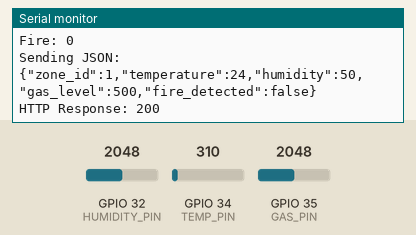
This sketch was run on a simulated ESP32. Parts: the last lines printed to the serial monitor. The test bench sets the inputs (shaded band); at power-on: GPIO 35 (GAS_PIN) = 2048, GPIO 34 (TEMP_PIN) = 310, GPIO 32 (HUMIDITY_PIN) = 2048. WiFi joins after 1.5 s; servers stay silent unless stated; uploads are accepted with an empty reply.

Above: at 2.7 s.
2.8 s: GPIO 35 (GAS_PIN) set to 3603
At 3.88 s:
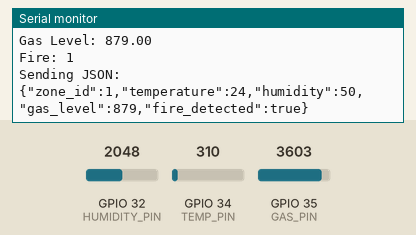
7.4 s: GPIO 34 (TEMP_PIN) set to 372
At 9.1 s:
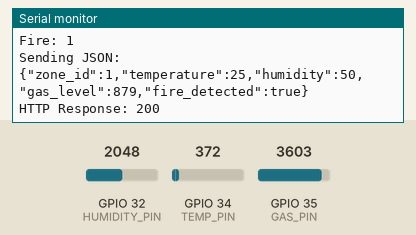
10.3 s: GPIO 32 (HUMIDITY_PIN) set to 2866
At 11.2 s:
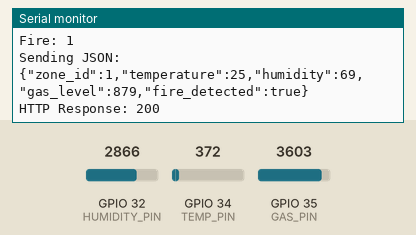
13.2 s: GPIO 34 (TEMP_PIN) set to 434
At 15.5 s:
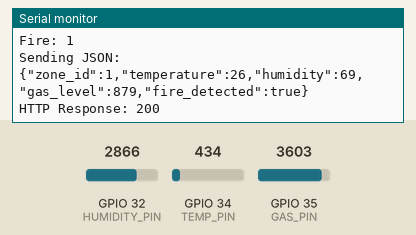
16.1 s: GPIO 35 (GAS_PIN) set to 4095
At 17.6 s:
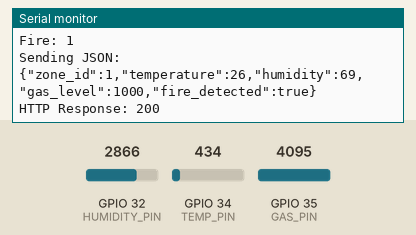
19.0 s: GPIO 32 (HUMIDITY_PIN) set to 3603
At 19.8 s:
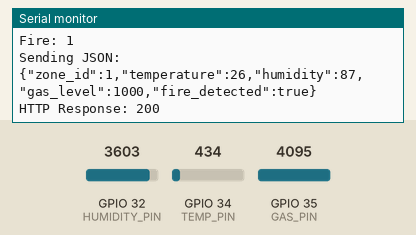
Timing chart, 0 to 22.0 s (numbered marks = the images above; inputs shaded):
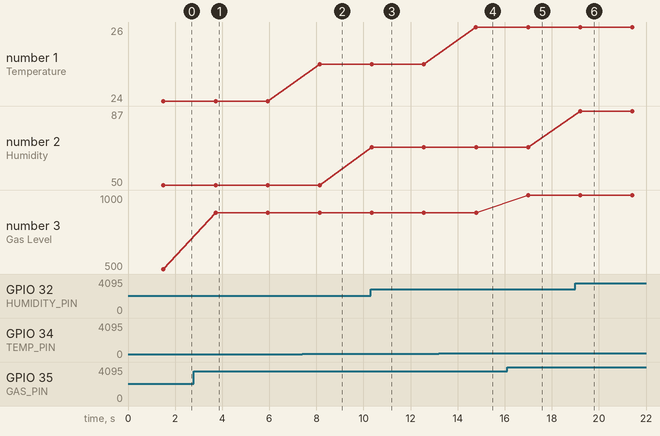

Measured:
- after the input at 2.8 s, the serial monitor: prints a new line after 0.92 s (image 1)
- after the input at 7.4 s, the serial monitor: prints a new line after 0.74 s (image 2)
- after the input at 10.3 s, the serial monitor: prints a new line after 0.06 s (image 3)
- after the input at 13.2 s, the serial monitor: prints a new line after 1.6 s (image 4)
- after the input at 16.1 s, the serial monitor: prints a new line after 0.89 s (image 5)
- after the input at 19.0 s, the serial monitor: prints a new line after 0.20 s (image 6)
- plotted number 1: 24 → 25 after the input at 7.4 s, 25 → 26 after the input at 13.2 s
- plotted number 2: 50 → 69 after the input at 10.3 s, 69 → 87 after the input at 19.0 s

The sketch:

sentinel_ai.ino
```cpp
#include <WiFi.h>
#include <HTTPClient.h>
#include <ArduinoJson.h>

// =============================
// WiFi Credentials
// =============================
const char* ssid = "MESL";
const char* password = "";

// =============================
// FastAPI Server
// Replace with your PC's IPv4
// Example:
// http://192.168.0.105:8000/sensor-data
// =============================
const char* serverUrl =
"http://192.168.0.100/sensor-data";

// =============================
// Analog Pins
// =============================
const int TEMP_PIN = 34;
const int GAS_PIN = 35;
const int HUMIDITY_PIN = 32;

// =============================
// Zone ID
// =============================
const int zoneId = 1;

// =============================

void connectWiFi()
{
    Serial.print("Connecting to WiFi");

    WiFi.begin(ssid, password);

    while (WiFi.status() != WL_CONNECTED)
    {
        delay(500);
        Serial.print(".");
    }

    Serial.println();
    Serial.println("WiFi Connected!");

    Serial.print("ESP32 IP: ");
    Serial.println(WiFi.localIP());
}

void setup()
{
    Serial.begin(115200);

    pinMode(TEMP_PIN, INPUT);
    pinMode(GAS_PIN, INPUT);
    pinMode(HUMIDITY_PIN, INPUT);

    connectWiFi();
}

void loop()
{
    // ----------------------------
    // Reconnect WiFi if disconnected
    // ----------------------------

    if (WiFi.status() != WL_CONNECTED)
    {
        connectWiFi();
    }

    // ----------------------------
    // Read ADC
    // ----------------------------

    int tempRaw = analogRead(TEMP_PIN);
    int gasRaw = analogRead(GAS_PIN);
    int humidityRaw = analogRead(HUMIDITY_PIN);

    // ----------------------------
    // Convert values
    // ----------------------------

    float temperature =
        map(tempRaw, 0, 4095, 20, 80);

    float humidity =
        map(humidityRaw, 0, 4095, 0, 100);

    float gasLevel =
        map(gasRaw, 0, 4095, 0, 1000);

    // ----------------------------
    // Fire Detection
    // ----------------------------

    bool fireDetected = false;

    if (temperature > 60 || gasLevel > 700)
    {
        fireDetected = true;
    }

    // ----------------------------
    // Print Values
    // ----------------------------

    Serial.println("--------------------------------");

    Serial.print("Temperature: ");
    Serial.println(temperature);

    Serial.print("Humidity: ");
    Serial.println(humidity);

    Serial.print("Gas Level: ");
    Serial.println(gasLevel);

    Serial.print("Fire: ");
    Serial.println(fireDetected);

    // ----------------------------
    // Send HTTP POST
    // ----------------------------

    HTTPClient http;

    http.begin(serverUrl);

    http.addHeader(
        "Content-Type",
        "application/json"
    );

    JsonDocument doc;

    doc["zone_id"] = zoneId;
    doc["temperature"] = temperature;
    doc["humidity"] = humidity;
    doc["gas_level"] = gasLevel;
    doc["fire_detected"] = fireDetected;

    String json;

    serializeJson(doc, json);

    Serial.println();
    Serial.println("Sending JSON:");
    Serial.println(json);

    int httpResponseCode =
        http.POST(json);

    Serial.print("HTTP Response: ");
    Serial.println(httpResponseCode);

    if (httpResponseCode > 0)
    {
        String response =
            http.getString();

        Serial.println(response);
    }
    else
    {
        Serial.print("Error: ");
        Serial.println(
            http.errorToString(httpResponseCode)
        );
    }

    http.end();

    delay(2000);
}
```
